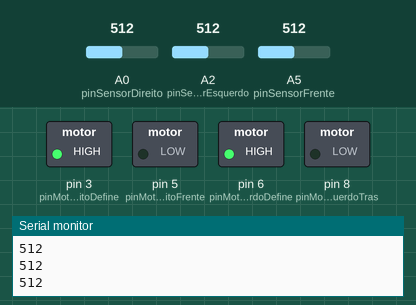
Recording of a sketch running on a simulated Arduino Uno, built with avr-gcc and run on an emulated ATmega328P. Shown: switched loads named in the sketch (green lamp = pin HIGH), the last lines printed to the serial monitor. The inputs (shaded band) are chosen by the test bench; at power-on: A0 (pinSensorDireito) = 512, A5 (pinSensorFrente) = 512, A2 (pinSensorEsquerdo) = 512.

Above: at 1.2 s.
1.3 s: A0 (pinSensorDireito) set to 55
2.8 s: A0 (pinSensorDireito) set to 45
At 3.8 s:
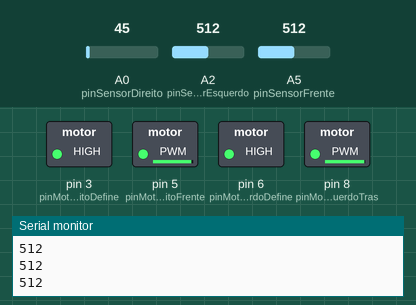
4.3 s: A5 (pinSensorFrente) set to 34
5.8 s: A5 (pinSensorFrente) set to 27
At 6.7 s:
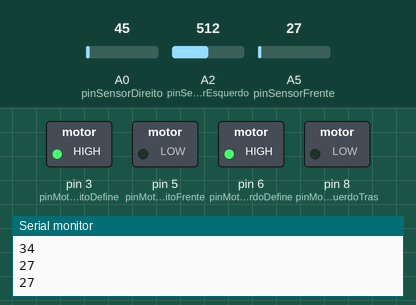
8.8 s: A0 (pinSensorDireito) set to 122
At 9.7 s:
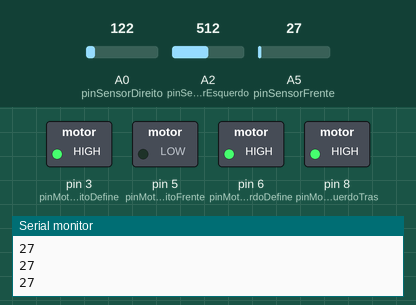
10.3 s: A2 (pinSensorEsquerdo) set to 54
11.8 s: A2 (pinSensorEsquerdo) set to 44
At 12.7 s:
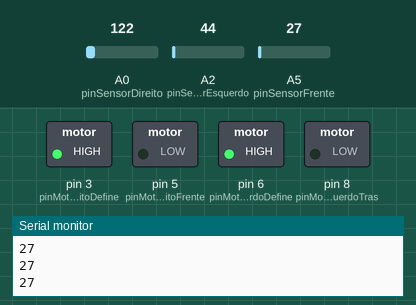
Timing chart, 0 to 14.8 s (numbered marks = the images above; inputs shaded):
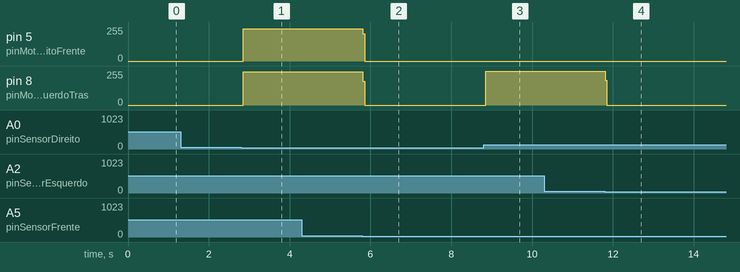

Measured:
- the behaviour switches between 50 and 49 on A0 (pinSensorDireito) (found by bisection; images 0 and 1)
- the behaviour switches between 31 and 30 on A5 (pinSensorFrente) (found by bisection; images 1 and 2)
- the behaviour switches between 50 and 49 on A2 (pinSensorEsquerdo) (found by bisection; images 3 and 4)
- after the input at 2.8 s, pin 5 (pinMotorDireitoFrente): 0/255 → 243/255 after 0.05 s; pin 8 (pinMotorEsquerdoTras): 0/255 → 249/255 after 0.05 s
- after the input at 5.8 s, pin 5 (pinMotorDireitoFrente): 243/255 → 0/255 at once; pin 8 (pinMotorEsquerdoTras): 249/255 → 0/255 at once
- after the input at 8.8 s, pin 8 (pinMotorEsquerdoTras): 0/255 → 255/255 after 0.05 s
- after the input at 11.8 s, pin 8 (pinMotorEsquerdoTras): 255/255 → 0/255 at once

The sketch:

EntregaN2.ino
```cpp
#include <Arduino.h>
#define CHAO 50
#define DISTANCIA 30
#define delay1 500            //delay
#define delay2 1000         //delay
#define delay3 1500       //delay
//#define distancia 30   //distancia
//#define chao 50       //chao


class Robot {
public:
  int motorEsquerdoTras;
  int motorEsquerdoFrente;
  int motorDireitoFrente;
  int motorDireitoTras;
  int motorDireitoDefine;
  int motorEsquerdoDefine;
  int sensorFrente;
  int sensorDireito;
  int sensorEsquerdo;
  int chao;
  int distancia;
  bool firstTime;

public:
  Robot(int pinMotorEsquerdoTras, int pinMotorEsquerdoFrente, int pinMotorDireitoFrente, int pinMotorDireitoTras,
        int pinMotorDireitoDefine, int pinMotorEsquerdoDefine, int pinSensorFrente, int pinSensorDireito, int pinSensorEsquerdo,
        int chaoThreshold, int distanciaThreshold)
    : motorEsquerdoTras(pinMotorEsquerdoTras), motorEsquerdoFrente(pinMotorEsquerdoFrente),
      motorDireitoFrente(pinMotorDireitoFrente), motorDireitoTras(pinMotorDireitoTras),
      motorDireitoDefine(pinMotorDireitoDefine), motorEsquerdoDefine(pinMotorEsquerdoDefine),
      sensorFrente(pinSensorFrente), sensorDireito(pinSensorDireito), sensorEsquerdo(pinSensorEsquerdo),
      chao(chaoThreshold), distancia(distanciaThreshold), firstTime(true) {
    pinMode(motorDireitoDefine, OUTPUT);
    pinMode(motorEsquerdoDefine, OUTPUT);
    pinMode(sensorFrente, INPUT);
    pinMode(sensorDireito, INPUT);
    pinMode(sensorEsquerdo, INPUT);
    motorSetup();
  }

  void motorSetup() {
    digitalWrite(motorDireitoDefine, HIGH);
    digitalWrite(motorEsquerdoDefine, HIGH);
  }

  void motorOn(int motorPin) {
    digitalWrite(motorPin, HIGH);
  }

  void motorOff(int motorPin) {
    digitalWrite(motorPin, LOW);
  }

  int readSensor(int sensorPin) {
    return analogRead(sensorPin);
  }

  bool linhaBranca(int leituraSensor) {
    return leituraSensor >= chao;
  }

  bool inimigoAFrente(int leituraSensor) {
    return leituraSensor <= distancia;
  }

  void girarOn(int motorFrente, int motorTras) {
    motorOn(motorFrente);
    motorOn(motorTras);
  }

  void girarOff(int motorFrente, int motorTras) {
    motorOff(motorFrente);
    motorOff(motorTras);
  }

  void girarPraProcurarOponente(bool inimigoAFrente, int motorFrente, int motorTras) {
    if (inimigoAFrente) {
      girarOff(motorFrente, motorTras);
      motorOn(motorDireitoFrente);
      motorOn(motorEsquerdoFrente);
    } else {
      motorOff(motorDireitoFrente);
      motorOff(motorEsquerdoFrente);
      girarOn(motorFrente, motorTras);
    }
  }

  void mainFunction() {
    if (!linhaBranca(readSensor(sensorEsquerdo)) || !linhaBranca(readSensor(sensorDireito))) {
      motorOff(motorDireitoTras);
      motorOff(motorEsquerdoTras);

      if (!inimigoAFrente(readSensor(sensorFrente))) {
        motorOff(motorDireitoFrente);
        motorOff(motorEsquerdoFrente);

        analogWrite(motorDireitoFrente, delay1);
        analogWrite(motorEsquerdoTras, delay1);

        firstTime = false;
      } else {
        if (firstTime) {
          girarOff(motorDireitoFrente, motorEsquerdoTras);
          girarOn(motorDireitoTras, motorEsquerdoFrente);
          delay(500);
          girarOff(motorDireitoTras, motorEsquerdoFrente);
        }

        firstTime = true;

        motorOn(motorDireitoFrente);
        motorOn(motorEsquerdoFrente);
      }
    } else {
      motorOff(motorDireitoFrente);
      motorOff(motorEsquerdoFrente);
      girarOff(motorDireitoFrente, motorEsquerdoTras);
      motorOn(motorDireitoTras);
      motorOn(motorEsquerdoTras);
      //delay(delay3);
    }
  }
};


const int pinMotorEsquerdoTras = 8;
const int pinMotorEsquerdoFrente = 7;
const int pinMotorDireitoFrente = 5;
const int pinMotorDireitoTras = 4;
const int pinMotorDireitoDefine = 3;
const int pinMotorEsquerdoDefine = 6;
const int pinSensorFrente = A5;
const int pinSensorDireito = A0;
const int pinSensorEsquerdo = A2;


Robot robot(pinMotorEsquerdoTras, pinMotorEsquerdoFrente, pinMotorDireitoFrente, pinMotorDireitoTras,
            pinMotorDireitoDefine, pinMotorEsquerdoDefine, pinSensorFrente, pinSensorDireito, pinSensorEsquerdo,
            50, 30);

void setup() {
  Serial.begin(9600);
}

void loop() {
  Serial.println(robot.readSensor(robot.sensorFrente));
  robot.mainFunction();
}
```
